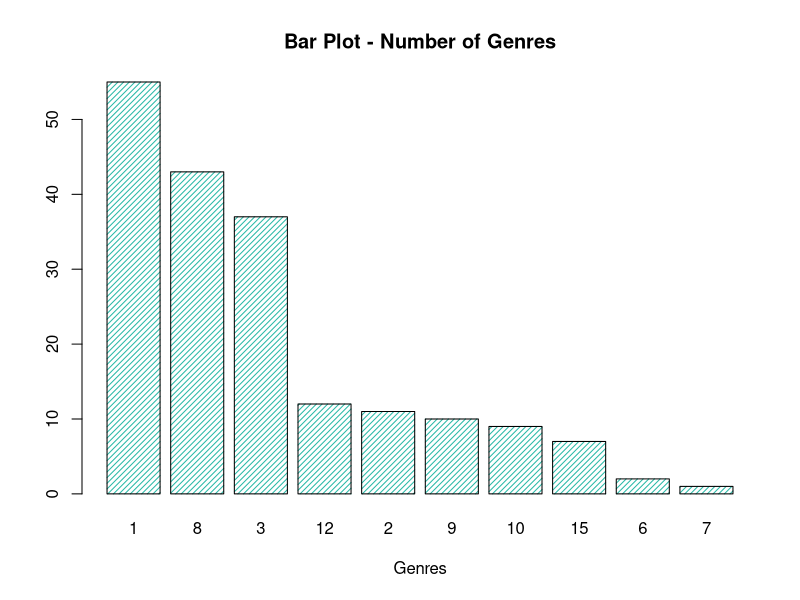
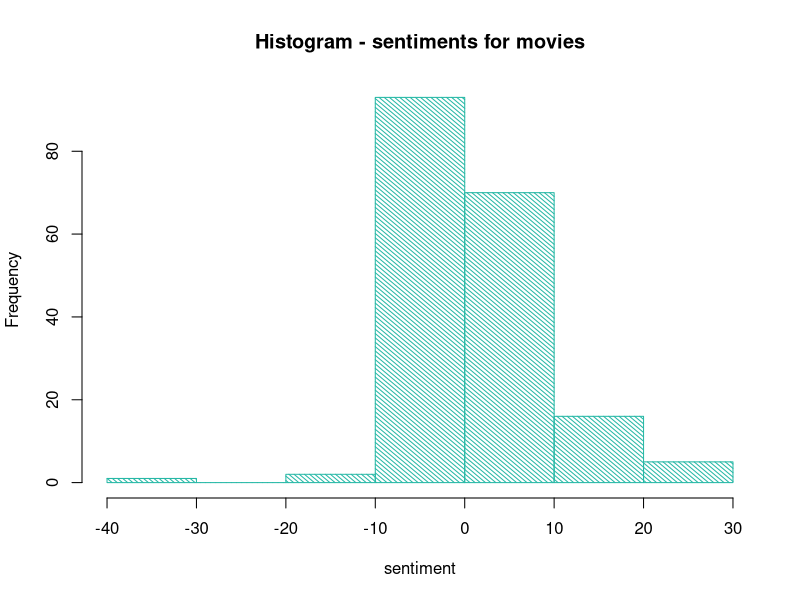
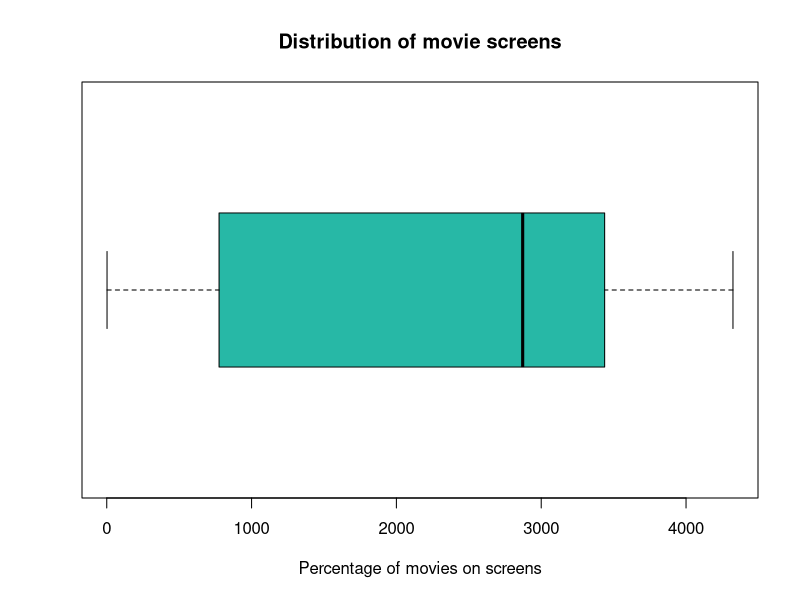
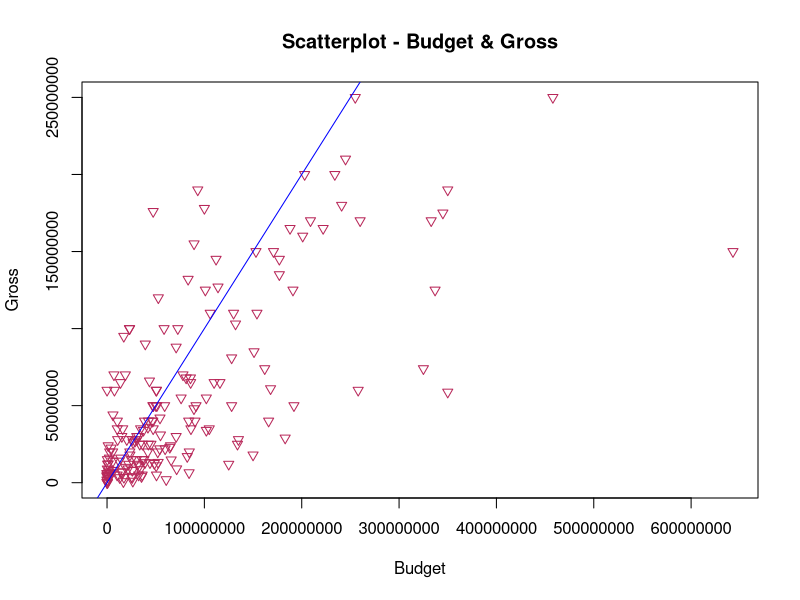

These figures' R source, in order:
## ---- chunk 1
options(knitr.kable.NA = '')
data.frame(Variable = c("Movie", "Year","Ratings","Genre","Gross","Budget","Screens","Sequel","Sentiment","Views","Likes","Dislikes","Comments","Aggregate Followers"),
           Description = c("Movie Title","Year of Movie Release","Average Rating","Genre Code","Gross Sales (USD)","Budget (USD)","Nbr of Screens showing","Sequel (1=Original Movie, 2=Sequel, 3=2nd Sequel, etc.)","Gross Social Media Sentiment about the movie","Number of Views of Reviews","Related to Reviews","Related to Reviews","Number of Comments made by users","Users following social postings on the movie")) |>
  knitr::kable()
## ---- chunk 2
if(!is.null(dev.list())) dev.off()
cat("\014") 
rm(list=ls())
options(scipen=9)
## ---- chunk 3
getwd()  # for verifying working directory
Excel <- read.csv("2014 and 2015 CSM 22F.csv")
Excel <- as.data.frame(Excel)
## ---- chunk 4
head(Excel)
## ---- chunk 5
ncol(Excel)
nrow(Excel)
## ---- chunk 6
mg<- mean(Excel$Gross)
sg<- sd(Excel$Gross)

cv<- sg/mg
round(cv,2)
## ---- chunk 7
mb<- mean(Excel$Budget)
sb<- sd(Excel$Budget)

cv <- sb / mb
round(cv,2)
## ---- chunk 8
var(Excel)
## ---- chunk 9
PercentileOfLikes <- quantile(Excel$Likes, c(.32))
round(PercentileOfLikes)
## ---- chunk 10
AvgRateY <- aggregate(Excel$Ratings, by=list(Excel$Year), FUN=mean, na.rm=TRUE)
AvgRateY
round(AvgRateY,2)
## ---- chunk 11
table(Excel$Genre,Excel$Sequel)
## ---- chunk 12
A <- with(Excel, table(Genre,Sequel))
round(prop.table(A,1)*100,2)
## ---- chunk 13
A <- with(Excel, table(Genre,Sequel))
round(prop.table(A)*100,2)
## ---- chunk 14
genreBar <- table(Excel$Genre)
Genre <- genreBar[order(genreBar,decreasing=TRUE)]
barplot(Genre,
        col = c("#27B8A6"),
        density = 25, angle = 45,
        main="Bar Plot - Number of Genres",
        xlab="Genres")
## ---- chunk 15
hist(Excel$Sentiment,
     col=c("#27B8A6"),
     density = 30, angle = 140,
     xlab="sentiment",
     main="Histogram - sentiments for movies")
## ---- chunk 16
boxplot(Excel$Screens, 
        main="Distribution of movie screens",
        xlab="Percentage of movies on screens",
        col=c("#27B8A6"),
        horizontal=TRUE,
        pch=20)
## ---- chunk 17

plot(Budget ~ Gross,
     data=Excel,
     col=c("#B82759"),
     pch=25,
     main="Scatterplot - Budget & Gross",
     xlab="Budget",
     ylab="Gross")
#abline(coef = c(0,1))
abline(0, 1, col='blue')
